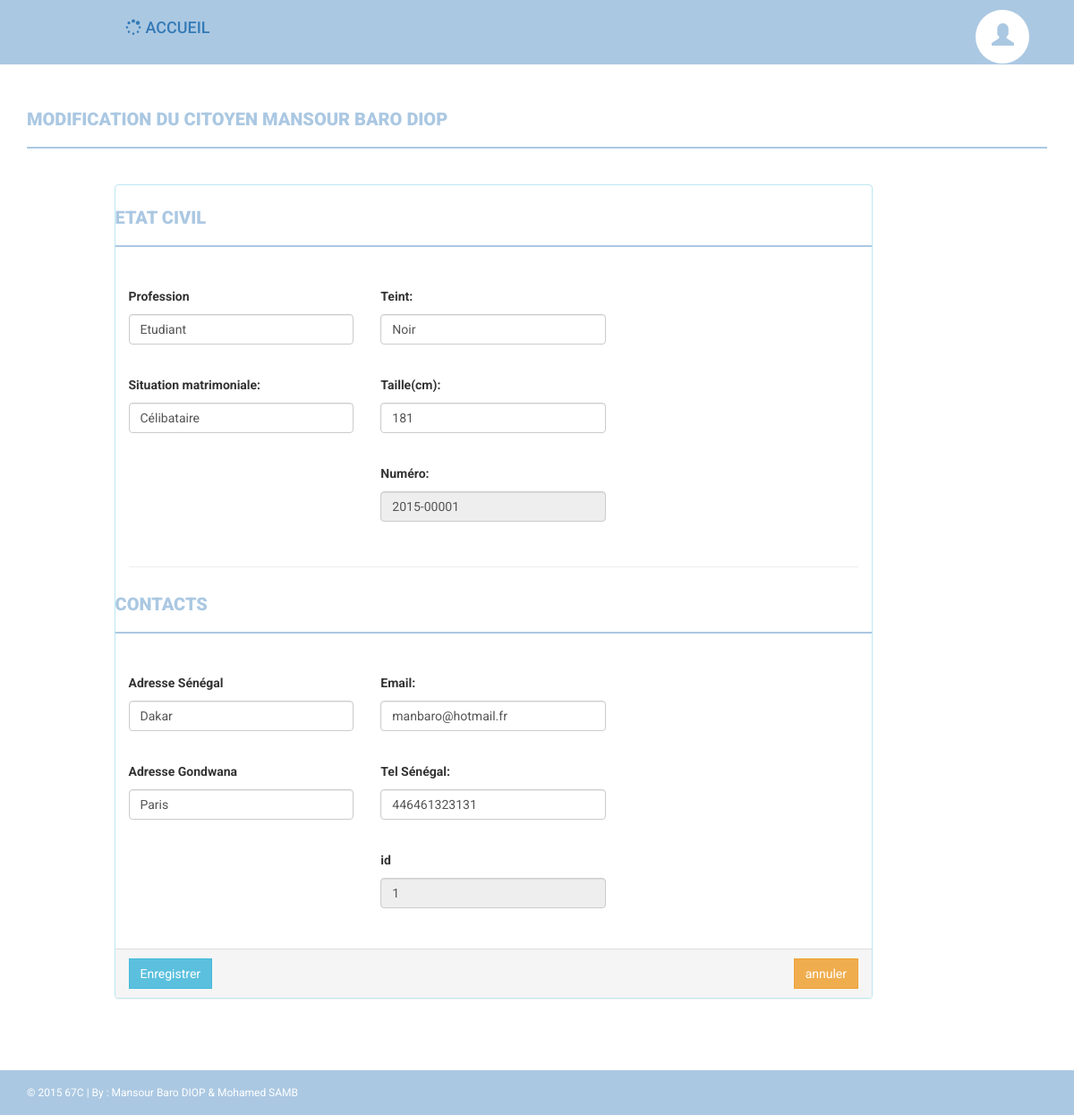
Page /modif.php?id=1 (signed in) on the committed database.
### tables this page shows
CREATE TABLE IF NOT EXISTS `etat_civil` (
  `id_etat_civil` int(11) NOT NULL AUTO_INCREMENT,
  `nom` varchar(255) NOT NULL,
  `prenom` varchar(255) NOT NULL,
  `date_naissance` date NOT NULL,
  `lieu_naissance` varchar(255) NOT NULL,
  `sexe` char(1) NOT NULL,
  `profession` varchar(255) NOT NULL,
  `situation_matrimonial` varchar(255) NOT NULL,
  `cni_ou_passeport` varchar(255) NOT NULL,
  `date_delivrance` date NOT NULL,
  `date_fin_validite` date NOT NULL,
  `discipline` varchar(255) DEFAULT NULL,
  `date_entree_gondwana` date NOT NULL,
  `photo` varchar(255) NOT NULL,
  `teint` varchar(255) NOT NULL,
  `taille` int(11) NOT NULL,
  `immatriculation` varchar(255) NOT NULL,
  PRIMARY KEY (`id_etat_civil`),
  UNIQUE KEY `cni_ou_passeport` (`cni_ou_passeport`),
  UNIQUE KEY `photo` (`photo`),
  UNIQUE KEY `immatriculation` (`immatriculation`)
);

CREATE TABLE IF NOT EXISTS `contacts` (
  `id_contact` int(11) NOT NULL AUTO_INCREMENT,
  `email` varchar(255) NOT NULL,
  `num_tel_gondwana` varchar(255) NOT NULL,
  `adresse_gondwana` varchar(255) NOT NULL,
  `num_tel_senegal` varchar(255) NOT NULL,
  `adresse_senegal` varchar(255) NOT NULL,
  `adresse_pro` varchar(255) NOT NULL,
  `adresse_domicile` varchar(255) NOT NULL,
  `id_etat_civil` int(11) NOT NULL,
  PRIMARY KEY (`id_contact`),
  UNIQUE KEY `num_tel_gondwana` (`num_tel_gondwana`),
  UNIQUE KEY `num_tel_senegal` (`num_tel_senegal`),
  KEY `id_etat_civil` (`id_etat_civil`)
);

CREATE TABLE IF NOT EXISTS `parents` (
  `id_parents` int(11) NOT NULL AUTO_INCREMENT,
  `prenom_pere` varchar(255) NOT NULL,
  `prenom_mere` varchar(255) NOT NULL,
  `nom_mere` varchar(255) NOT NULL,
  `prenom_conjoint` varchar(255) DEFAULT NULL,
  `nom_conjoint` varchar(255) DEFAULT NULL,
  `id_etat_civil` int(11) NOT NULL,
  PRIMARY KEY (`id_parents`),
  KEY `id_etat_civil` (`id_etat_civil`)
);

### modif.php (the view, shortened to what this page needs)
<!DOCTYPE html>
<html lang="fr">
  <head>
    <link href="assets/css/bootstrap.css" rel="stylesheet" />
    <link href="assets/css/font-awesome.css" rel="stylesheet" />
    <link href="assets/css/style.css" rel="stylesheet" />
</head>
<body>
    <div class="navbar navbar-inverse set-radius-zero" role="navigation">
        <div class="container">
            <div class="navbar-collapse collapse" id="bs-example-navbar-collapse-1">
                <div class="user-settings-wrapper">
                    <ul class="nav">
                        <div class="row">
                            <div class="col-md-offset-1 col-md-10">
                               <li><a href="accueil.php"><h4><i class="fa fa-spinner fa-spin"></i> ACCUEIL</h4></a></li>&nbsp;&nbsp;&nbsp;&nbsp;
                            </div>
                            <div class="col-md-1">
                                <li class="dropdown">
                                    <a class="dropdown-toggle" data-toggle="dropdown" href="#" aria-expanded="false">
                                        <span class="glyphicon glyphicon-user" style="font-size: 25px;"></span>
                                    </a>
                                </li>
                            </div>
                        </div>
                    </ul>
                </div>
            </div>
        </div>
    </div>
    <?php
include("fonctions.php");
if (isset($_GET["id"])) {
$id= $_GET["id"];
$req='select * from etat_civil, contacts, piece, parents  where etat_civil.id_etat_civil="'.$id.'" and contacts.id_etat_civil="'.$id.'" and parents.id_etat_civil="'.$id.'" group by etat_civil.id_etat_civil';
$reponse = $bdd->query($req);
  while ($donnees= $reponse->fetch()) {
       $id=$donnees['id_etat_civil'];
        $nom=$donnees['nom'];
        $prenom=$donnees['prenom'];
        $profession=$donnees['profession'];
        $sit_mat=$donnees['situation_matrimonial'];
        $teint=$donnees['teint'];
        $taille=$donnees['taille'];
        $adresse_sen=$donnees['adresse_senegal'];
        $adresse_gon=$donnees['adresse_gondwana'];
        $email=$donnees['email'];
        $tel_sen=$donnees['num_tel_senegal'];
        $num=$donnees['immatriculation'];
    }
    if(!empty($id))
    {
?>
   <div class="content-wrapper">
        <div class="container">
            <div class="row">
                <div class="col-md-12">
                    <h4 class="page-head-line">Modification du citoyen <?php echo $prenom.' '.strtoupper($nom)?></h4>
                </div>
                 <div class="col-md-offset-1 col-md-9">
                    <div class="panel panel-info">
                        <div class="panel-body">
                              <form action="modif.php" method="POST" id="form"  >
                                <div class="row">
                                        <h4 class="page-head-line">ETAT CIVIL</h4>
                                    <div class="col-xs-6 col-md-4">
                                        <label for="text">Profession</label>
                                        <input type="text" name="profession"  class="form-control" tabindex="1" required value="<?php echo $profession ?>"> <br/>
                                        <label for="text">Situation matrimoniale:</label>
                                        <input type="text" class="form-control" name="sit_mat" tabindex="2"  required value="<?php echo $sit_mat ?>" ><br/>
                                    </div>
                                    <div class="col-xs-6 col-md-4">
                                        <label for="text">Teint:</label>
                                        <input type="text" class="form-control"tabindex="3" name="teint"required value="<?php echo $teint ?>"><br/>
                                        <label for="text">Taille(cm):</label>
                                        <input type="number" class="form-control" name="taille" tabindex="4"  min=25 max=300 required value="<?php echo $taille ?>"><br/>
                                        <label for="text">Numéro:</label>
                                        <input type="text" class="form-control"tabindex="9" readonly name="num" required value="<?php echo $num ?>"><br/>
                                    </div>
                                  </div>
                                  <hr>
                                 <div class="row">
                                        <h4 class="page-head-line">CONTACTS</h4>
                                    <div class="col-xs-6 col-md-4">
                                        <label for="text">Adresse Sénégal</label>
                                        <input type="text" class="form-control" name="adresse_sen" tabindex="5"  required value="<?php echo $adresse_sen ?>"><br/>
                                        <label for="text">Adresse Gondwana</label>
                                        <input type="text" class="form-control" name="adresse_gon" tabindex="6"  required value="<?php echo $adresse_gon ?>"><br/>
                                    </div>
                                    <div class="col-xs-6 col-md-4">
                                        <label for="text">Email:</label>
                                        <input type="email" class="form-control" name="email" tabindex="7"  required value="<?php echo $email ?>"><br/>
                                        <label for="text">Tel Sénégal:</label>
                                        <input type="text" class="form-control" name="tel_sen" tabindex="8"  required value="<?php echo $tel_sen ?>"><br/>
                                        <label for="text">id</label>
                                        <input type="text" class="form-control"tabindex="10" readonly name="id" required value="<?php echo $id ?>"><br/>
                                    </div>
                                  </div>
                               </form>
                        </div>
                        <div class="panel-footer">
                            <button type="submit" class="btn btn-info" name="enregistrer"  form="form">Enregistrer</button>
                            <button type="reset" class="btn btn-warning pull-right" form="form">annuler</button>
                       </div>
            </div>
        </div>
    </div>
    </div>
</div>
<?php
  }else{
       echo "<script langage='javascript'> alert(\"La base de données est vide. Veuillez insérer pour pouvoir modifier!\")</script>";
}
}else{
        echo"<script langage='javascript'>document.location.href='modifier.php'</script>";
}
?>
    <footer>
        <div class="container">
            <div class="row">
                <div class="col-md-12">
                    © 2015 67C | By : Mansour Baro DIOP & Mohamed SAMB
                </div>
            </div>
        </div>
    </footer>
</body>
</html>

### assets/css/style.css (style rules this page uses)
body { font-family: 'Roboto', sans-serif; line-height: 30px; }
.set-radius-zero { border-radius: 0px; -moz-border-radius: 0px; -webkit-border-radius: 0px; }
.content-wrapper { margin-top: 40px; min-height: 482px; padding-bottom: 60px; }
.page-head-line { font-weight: 900; padding-bottom: 20px; border-bottom: 2px solid #ABC8E2; text-transform: uppercase; color: #ABC8E2; font-size: 20px; margin-bottom: 40px; }
.btn { border-radius: 0px; -webkit-border-radius: 0px; -moz-border-radius: 0px; }
.user-settings-wrapper .nav .row .col-md-1> li > a { position: relative; display: block; padding: 15px 18px; border-radius: 50%; -webkit-border-radius: 50%; -moz-border-radius: 50%; height: 60px; width: 60px; background-color: #fff; color: #ABC8E2; }
.user-settings-wrapper { margin-top: 10px; }
.user-settings-wrapper li { display: inline-block; }
.navbar-inverse { background-color: #ABC8E2; border-color: transparent; }
.navbar { margin-bottom: 0px; }
footer { padding: 10px; color: #fff; font-size: 12px; background-color: #ABC8E2; }

### rows in the picture
etat_civil: prenom "MANSOUR BARO", nom "DIOP", profession "Etudiant", sit_mat "Célibataire", teint "Noir", taille "181", num "2015-00001", adresse_sen "Dakar", adresse_gon "Paris", email "manbaro@hotmail.fr", tel_sen "446461323131", id "1"
